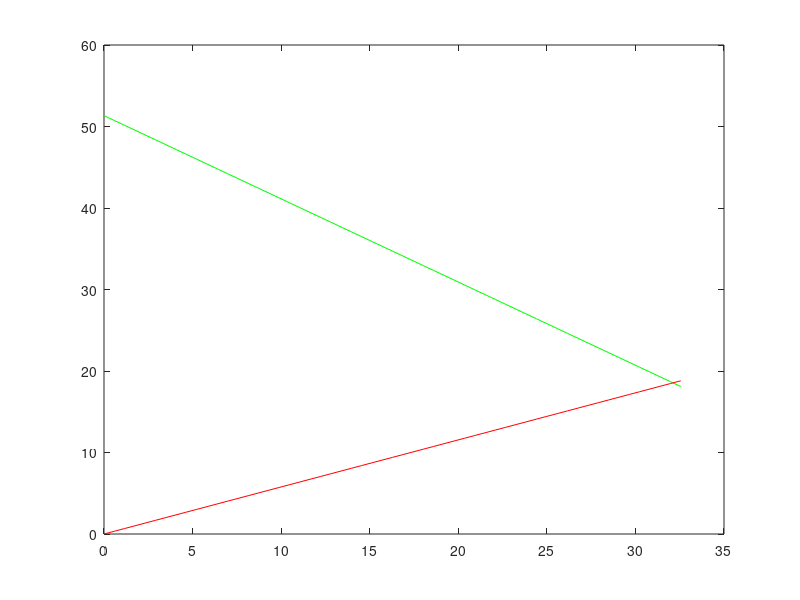

The MATLAB script that drew this image:
clear
clc
Vc = 12; % Canopy speed in mph
Vc = Vc * 5280 / 3600; % Canopy speed in ft/s
theta = 150 % Canopy heading

Vw = 3; % Wind speed in kts
Vw = Vw * 5280 / 3600; % Wind speed in ft/s
phi = 40; % Wind direction

psi = 60; % Wire Direction

delay = 7; % Delay in sec
Voy = 5; % Initial horizontal velocity mph
Voy = Voy * 5280 / 3600; % Initial horizontal velocity ft/s 

Vr = [Vc*sind(theta),Vc*cosd(theta)]+[Vw*sind(phi),Vw*cosd(phi)];
% Resultant canopy velocity with wind velocity

h = (0.5)*(-32.2)*(delay^2); % Height fallen
yic = Voy * delay; % Inital distance away from the tower
xic = 0; 
slopeWire = tand(90-psi);

%Vr_dir = Vr(2)/Vr(1);
n = 1;
for t = 0:0.05:100;
    xtc = xic + Vr(1)*t; % X position of canopy over time
    xMat(n) = xtc; % X matrix of canopy position
    wirexMat(n) = xtc; % X position of wire over time
    ytc = yic + Vr(2)*t; % Y position of canopy over time
    yMat(n) = ytc; % Y matrix of canopy position 
    wireyMat(n) = slopeWire*abs(wirexMat(n)); % Y postion over wire over time
    if yMat(n)-wireyMat(n) < 0.05; % If the Y postions of the wire and 
        % the canopy are equal, then there is a strike
        intersection = yMat;
        time_to_strike = t;
        flag = 1;
        break   
    end
    n=n+1;
end

plot(xMat,yMat,'g')
hold on
plot(wirexMat, wireyMat,'r')


time_to_strike
yic
